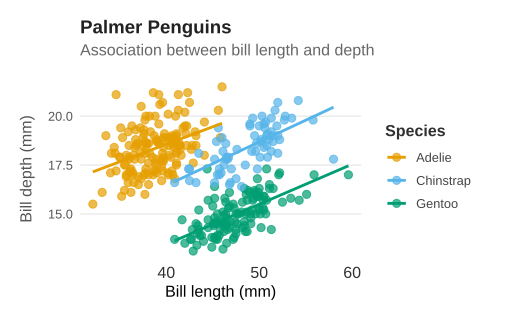

This figure's R source:
library(ggplot2)
library(palmerpenguins)

ggplot(penguins, aes(x = bill_length_mm, y = bill_depth_mm)) +
  geom_point()


library(ggplot2)
library(palmerpenguins)

ggplot(penguins, aes(bill_length_mm, bill_depth_mm, color = species)) +
  geom_point(size = 2.5, alpha = 0.7) +
  geom_smooth(method = "lm", se = FALSE, linewidth = 1) +
  scale_color_manual(values = c(
    "Adelie" = "#E69F00",
    "Chinstrap" = "#56B4E9",
    "Gentoo" = "#009E73"
  )) +
  labs(
    title = "Palmer Penguins",
    subtitle = "Association between bill length and depth",
    x = "Bill length (mm)",
    y = "Bill depth (mm)",
    color = "Species"
  ) +
  theme_minimal(base_size = 12) +
  theme(
    panel.grid.major.x = element_blank(),
    panel.grid.minor = element_blank(),
    panel.grid.major.y = element_line(
      color = "#E5E5E5",
      linewidth = 0.4
    ),
    axis.text.x = element_text(
      size = 12,
      color = "#303030"
    ),
    axis.text.y = element_text(
      color = "#555555"
    ),
    axis.title.y = element_text(
      color = "#555555",
      margin = margin(r = 10)
    ),
    legend.position = "right",
    legend.title = element_text(
      face = "bold",
      color = "#303030"
    ),
    legend.text = element_text(
      color = "#444444"
    ),
    plot.title = element_text(
      size = 14,
      face = "bold",
      color = "#222222",
      margin = margin(b = 5)
    ),
    plot.subtitle = element_text(
      size = 12,
      color = "#666666",
      margin = margin(b = 15)
    ),
    plot.caption = element_text(
      size = 9,
      color = "#888888",
      hjust = 0
    ),
    plot.margin = margin(15, 25, 15, 15)
  )
